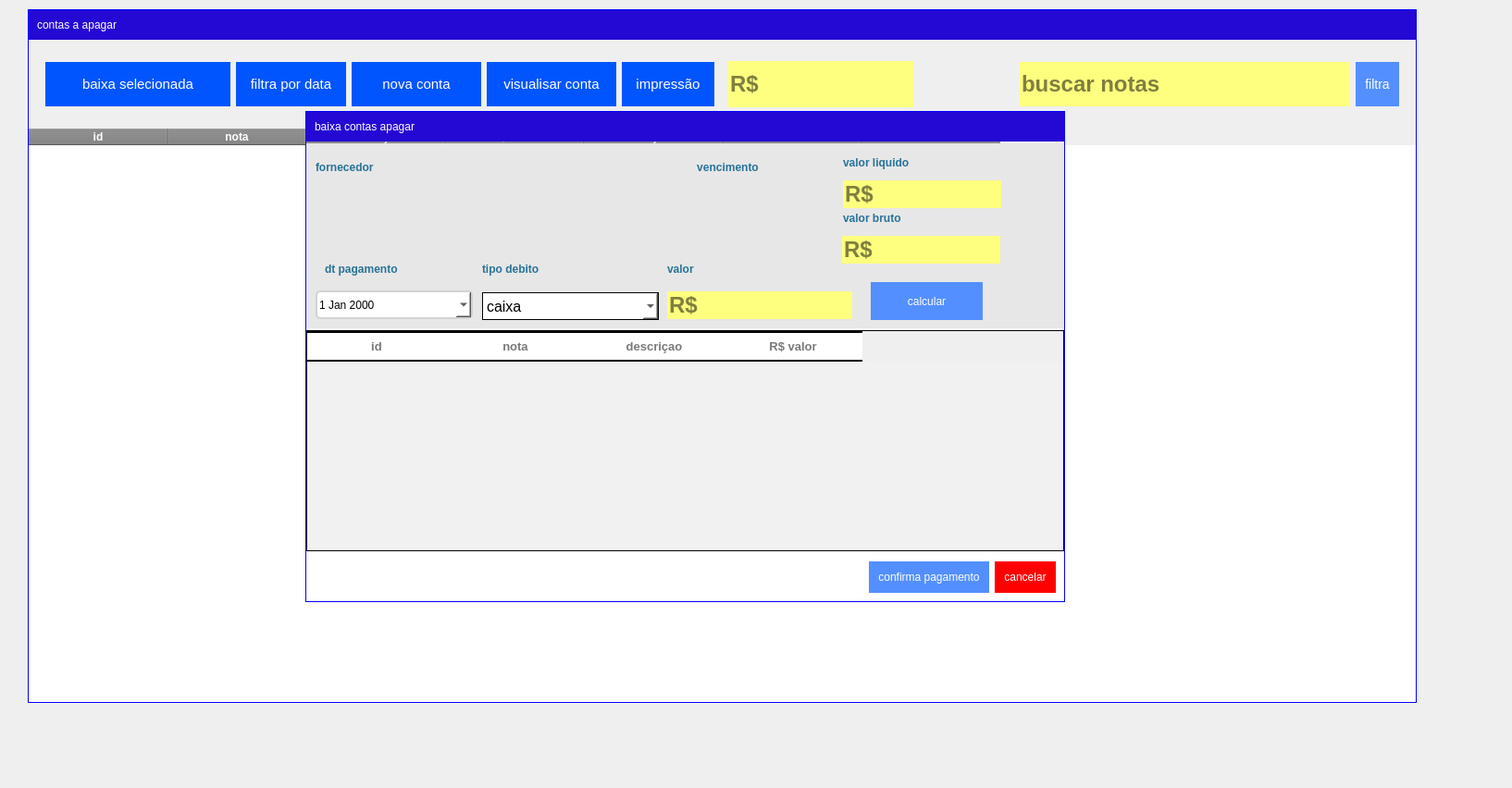
<?xml version="1.0" encoding="UTF-8"?>
<ui version="4.0">
 <class>FormContaApagar</class>
 <widget class="QWidget" name="FormContaApagar">
  <property name="geometry">
   <rect>
    <x>0</x>
    <y>0</y>
    <width>1634</width>
    <height>852</height>
   </rect>
  </property>
  <property name="windowTitle">
   <string>ContasApagar</string>
  </property>
  <property name="styleSheet">
   <string notr="true">QWidget{text-transform: uppercase;

}

QFrame{
border:0px;
}
</string>
  </property>
  <widget class="QWidget" name="widget" native="true">
   <property name="geometry">
    <rect>
     <x>30</x>
     <y>10</y>
     <width>1501</width>
     <height>750</height>
    </rect>
   </property>
   <property name="minimumSize">
    <size>
     <width>1500</width>
     <height>750</height>
    </size>
   </property>
   <property name="maximumSize">
    <size>
     <width>16777215</width>
     <height>700</height>
    </size>
   </property>
   <property name="styleSheet">
    <string notr="true">QWidget#widget{

border:1px solid blue;
}</string>
   </property>
   <layout class="QVBoxLayout" name="verticalLayout">
    <property name="leftMargin">
     <number>1</number>
    </property>
    <property name="topMargin">
     <number>1</number>
    </property>
    <property name="rightMargin">
     <number>1</number>
    </property>
    <property name="bottomMargin">
     <number>1</number>
    </property>
    <item>
     <widget class="QFrame" name="frame">
      <property name="styleSheet">
       <string notr="true">QFrame#frame{
color:red;
border: none;
background-color:#2408D4;}

QLabel{color: white;
background-color:transparent;
font: 75 15pt &quot;MS Shell Dlg 2&quot;;

}</string>
      </property>
      <property name="frameShape">
       <enum>QFrame::StyledPanel</enum>
      </property>
      <property name="frameShadow">
       <enum>QFrame::Raised</enum>
      </property>
      <layout class="QHBoxLayout" name="horizontalLayout_2">
       <item>
        <widget class="QLabel" name="label">
         <property name="styleSheet">
          <string notr="true"/>
         </property>
         <property name="text">
          <string>contas a apagar</string>
         </property>
         <property name="alignment">
          <set>Qt::AlignLeading|Qt::AlignLeft|Qt::AlignVCenter</set>
         </property>
        </widget>
       </item>
      </layout>
     </widget>
    </item>
    <item>
     <widget class="QFrame" name="frame_3">
      <property name="maximumSize">
       <size>
        <width>16777215</width>
        <height>100</height>
       </size>
      </property>
      <property name="styleSheet">
       <string notr="true">QLabel{
font-size: 16px;
font-family: &quot;Arial&quot;;
font-weight: bold;
color: #277298;
border: none;
}
QDateEdit {
	border: 2px solid lightgray;
	border-radius: 5px;
	font: 20pt &quot;MS Shell Dlg 2&quot;;
	background-color: rgb(255, 255, 255);
}
 
QDateEdit::drop-down {
	subcontrol-origin: padding;
	subcontrol-position: top right;
	width: 20px;
 
	border-left-width: 1px;
	border-left-color: darkgray;
	border-left-style: solid;
	border-top-right-radius: 3px;
	border-bottom-right-radius: 3px;
}
 
QDateEdit::down-arrow {
	
	image: url(:/newPrefix/icons/arrow_down.gif);
}
 
QDateEdit::drop-down:hover {
	/* Does this work with QDateEdit??? */
	background-color: qlineargradient(x1: 0, y1: 0, x2: 0, y2: 1, stop: 0 #d8d7d7, stop: 1 #e9e9e9);
}</string>
      </property>
      <property name="frameShape">
       <enum>QFrame::StyledPanel</enum>
      </property>
      <property name="frameShadow">
       <enum>QFrame::Raised</enum>
      </property>
      <layout class="QHBoxLayout" name="horizontalLayout_3">
       <item>
        <widget class="QFrame" name="frame_2">
         <property name="styleSheet">
          <string notr="true">QPushButton{
	text-align:center;
	color:#fff;
	border:0px;
	
	font-size:15px;
	cursor: pointer;
	background-color: rgb(0, 85, 255);
padding:15px 15px;
}
QPushButton:hover{
background-color:#3668ff;
}
</string>
         </property>
         <property name="frameShape">
          <enum>QFrame::StyledPanel</enum>
         </property>
         <property name="frameShadow">
          <enum>QFrame::Raised</enum>
         </property>
         <layout class="QHBoxLayout" name="horizontalLayout">
          <item>
           <widget class="QPushButton" name="bt_baixa">
            <property name="minimumSize">
             <size>
              <width>200</width>
              <height>0</height>
             </size>
            </property>
            <property name="maximumSize">
             <size>
              <width>300</width>
              <height>16777215</height>
             </size>
            </property>
            <property name="focusPolicy">
             <enum>Qt::ClickFocus</enum>
            </property>
            <property name="text">
             <string>baixa selecionada</string>
            </property>
            <property name="shortcut">
             <string>Space</string>
            </property>
           </widget>
          </item>
          <item>
           <widget class="QPushButton" name="bt_ConsultaData">
            <property name="focusPolicy">
             <enum>Qt::ClickFocus</enum>
            </property>
            <property name="text">
             <string>filtra por data</string>
            </property>
           </widget>
          </item>
          <item>
           <widget class="QPushButton" name="bt_novaNota">
            <property name="minimumSize">
             <size>
              <width>140</width>
              <height>0</height>
             </size>
            </property>
            <property name="maximumSize">
             <size>
              <width>120</width>
              <height>16777215</height>
             </size>
            </property>
            <property name="focusPolicy">
             <enum>Qt::ClickFocus</enum>
            </property>
            <property name="text">
             <string>nova conta</string>
            </property>
           </widget>
          </item>
          <item>
           <widget class="QPushButton" name="bt_visuaLisaNota">
            <property name="minimumSize">
             <size>
              <width>140</width>
              <height>0</height>
             </size>
            </property>
            <property name="maximumSize">
             <size>
              <width>190</width>
              <height>16777215</height>
             </size>
            </property>
            <property name="focusPolicy">
             <enum>Qt::ClickFocus</enum>
            </property>
            <property name="text">
             <string>visualisar conta</string>
            </property>
           </widget>
          </item>
          <item>
           <widget class="QPushButton" name="bt_Imprimir">
            <property name="focusPolicy">
             <enum>Qt::ClickFocus</enum>
            </property>
            <property name="text">
             <string>impressão</string>
            </property>
           </widget>
          </item>
         </layout>
        </widget>
       </item>
       <item>
        <widget class="QFrame" name="frame_6">
         <property name="minimumSize">
          <size>
           <width>0</width>
           <height>63</height>
          </size>
         </property>
         <property name="maximumSize">
          <size>
           <width>300</width>
           <height>16777215</height>
          </size>
         </property>
         <property name="styleSheet">
          <string notr="true">QLabel{
font-size: 12px;
font-family: &quot;Arial&quot;;
font-weight: bold;
color: #277298;
border: none;
}
QLineEdit{
background-color: rgb(255, 255, 127);
font-size: 24px;
font-family: &quot;Arial&quot;;
font-weight: bold;
color: rgb(0, 0, 0);
border:none;
border-bottom-left-radius:0px;
border-bottom-right-radius:0px;
border-top-left-radius:0px;
}
QLineEdit:focus{
	background-color: rgb(255, 255, 255);
}
QComboBox{
border:1px solid;
border-bottom-left-radius:0px;
border-bottom-right-radius:0px;
border-top-left-radius:0px;
}</string>
         </property>
         <property name="frameShape">
          <enum>QFrame::StyledPanel</enum>
         </property>
         <property name="frameShadow">
          <enum>QFrame::Raised</enum>
         </property>
         <layout class="QVBoxLayout" name="verticalLayout_4">
          <property name="leftMargin">
           <number>0</number>
          </property>
          <property name="topMargin">
           <number>0</number>
          </property>
          <property name="rightMargin">
           <number>0</number>
          </property>
          <property name="bottomMargin">
           <number>0</number>
          </property>
          <item>
           <widget class="QLineEdit" name="tx_valorTotal">
            <property name="minimumSize">
             <size>
              <width>0</width>
              <height>50</height>
             </size>
            </property>
            <property name="maximumSize">
             <size>
              <width>200</width>
              <height>16777215</height>
             </size>
            </property>
            <property name="focusPolicy">
             <enum>Qt::NoFocus</enum>
            </property>
            <property name="alignment">
             <set>Qt::AlignLeading|Qt::AlignLeft|Qt::AlignVCenter</set>
            </property>
            <property name="placeholderText">
             <string>R$</string>
            </property>
           </widget>
          </item>
         </layout>
        </widget>
       </item>
       <item>
        <widget class="QFrame" name="frame_8">
         <property name="maximumSize">
          <size>
           <width>500</width>
           <height>80</height>
          </size>
         </property>
         <property name="styleSheet">
          <string notr="true">QLabel{
font-size: 12px;
font-family: &quot;Arial&quot;;
font-weight: bold;
color: #277298;
border: none;
}
QLineEdit{
background-color: rgb(255, 255, 127);
font-size: 24px;
font-family: &quot;Arial&quot;;
font-weight: bold;
color: rgb(0, 0, 0);
border:none;
border-bottom-left-radius:0px;
border-bottom-right-radius:0px;
border-top-left-radius:0px;
}
QLineEdit:focus{
	background-color: rgb(255, 255, 255);
}
QComboBox{
border:1px solid;
border-bottom-left-radius:0px;
border-bottom-right-radius:0px;
border-top-left-radius:0px;
}</string>
         </property>
         <property name="frameShape">
          <enum>QFrame::StyledPanel</enum>
         </property>
         <property name="frameShadow">
          <enum>QFrame::Raised</enum>
         </property>
         <layout class="QHBoxLayout" name="horizontalLayout_4">
          <item>
           <widget class="QLineEdit" name="tx_buscaNota">
            <property name="maximumSize">
             <size>
              <width>16777215</width>
              <height>50</height>
             </size>
            </property>
            <property name="placeholderText">
             <string>buscar notas</string>
            </property>
           </widget>
          </item>
          <item>
           <widget class="QPushButton" name="bt_FiltraNota">
            <property name="maximumSize">
             <size>
              <width>120</width>
              <height>50</height>
             </size>
            </property>
            <property name="focusPolicy">
             <enum>Qt::NoFocus</enum>
            </property>
            <property name="styleSheet">
             <string notr="true">QPushButton{
	text-align:center;
	color:#fff;
	border:0px;
	
	font-size:14px;
	cursor: pointer;
	background-color:#538fff;
padding:10px 
}
QPushButton:hover{
background-color:#3668ff;
}</string>
            </property>
            <property name="text">
             <string>filtra</string>
            </property>
           </widget>
          </item>
         </layout>
        </widget>
       </item>
      </layout>
     </widget>
    </item>
    <item>
     <widget class="QTableWidget" name="tab_contApagar">
      <property name="minimumSize">
       <size>
        <width>0</width>
        <height>500</height>
       </size>
      </property>
      <property name="focusPolicy">
       <enum>Qt::WheelFocus</enum>
      </property>
      <property name="contextMenuPolicy">
       <enum>Qt::ActionsContextMenu</enum>
      </property>
      <property name="styleSheet">
       <string notr="true">QTableWidget {
  background-color: white;
	font: 12pt &quot;MS Shell Dlg 2&quot;;
}

QTableWidget QHeaderView::section {
  background-color: gray;
  color: white;
  font-weight: bold;
}

QTableWidget::item {
  border: 0px solid black;
border-bottom:1px solid;

}

QTableWidget::item:selected {
  background-color: blue;
  color: white;
}
</string>
      </property>
      <property name="editTriggers">
       <set>QAbstractItemView::NoEditTriggers</set>
      </property>
      <property name="tabKeyNavigation">
       <bool>false</bool>
      </property>
      <property name="alternatingRowColors">
       <bool>true</bool>
      </property>
      <property name="selectionBehavior">
       <enum>QAbstractItemView::SelectRows</enum>
      </property>
      <property name="showGrid">
       <bool>false</bool>
      </property>
      <property name="gridStyle">
       <enum>Qt::NoPen</enum>
      </property>
      <attribute name="horizontalHeaderDefaultSectionSize">
       <number>150</number>
      </attribute>
      <attribute name="horizontalHeaderHighlightSections">
       <bool>false</bool>
      </attribute>
      <attribute name="horizontalHeaderStretchLastSection">
       <bool>false</bool>
      </attribute>
      <attribute name="verticalHeaderVisible">
       <bool>false</bool>
      </attribute>
      <attribute name="verticalHeaderCascadingSectionResizes">
       <bool>false</bool>
      </attribute>
      <column>
       <property name="text">
        <string>id</string>
       </property>
      </column>
      <column>
       <property name="text">
        <string>nota</string>
       </property>
      </column>
      <column>
       <property name="text">
        <string>descriçao</string>
       </property>
      </column>
      <column>
       <property name="text">
        <string>R$ valor</string>
       </property>
      </column>
      <column>
       <property name="text">
        <string>data lançamento</string>
       </property>
      </column>
      <column>
       <property name="text">
        <string>data vencimento</string>
       </property>
      </column>
      <column>
       <property name="text">
        <string>fornecedor</string>
       </property>
      </column>
     </widget>
    </item>
   </layout>
  </widget>
  <widget class="QFrame" name="FrameDataemisao">
   <property name="geometry">
    <rect>
     <x>500</x>
     <y>380</y>
     <width>481</width>
     <height>150</height>
    </rect>
   </property>
   <property name="minimumSize">
    <size>
     <width>0</width>
     <height>150</height>
    </size>
   </property>
   <property name="maximumSize">
    <size>
     <width>500</width>
     <height>150</height>
    </size>
   </property>
   <property name="styleSheet">
    <string notr="true">QFrame{text-transform: uppercase;
background-color: rgb(207, 207, 207);
border:1px solid blue;
}
QLabel{
font-size: 16px;
font-family: &quot;Arial&quot;;
font-weight: bold;
color: #277298;
border: none;
}
QDateEdit {
	border: 2px solid lightgray;
	border-radius: 5px;
	font: 20pt &quot;MS Shell Dlg 2&quot;;
	background-color: rgb(255, 255, 255);
}
 

QDateEdit::drop-down:hover {
	/* Does this work with QDateEdit??? */
	background-color: qlineargradient(x1: 0, y1: 0, x2: 0, y2: 1, stop: 0 #d8d7d7, stop: 1 #e9e9e9);
}</string>
   </property>
   <property name="frameShape">
    <enum>QFrame::StyledPanel</enum>
   </property>
   <property name="frameShadow">
    <enum>QFrame::Raised</enum>
   </property>
   <layout class="QVBoxLayout" name="verticalLayout_3">
    <property name="spacing">
     <number>5</number>
    </property>
    <property name="leftMargin">
     <number>15</number>
    </property>
    <property name="topMargin">
     <number>15</number>
    </property>
    <property name="rightMargin">
     <number>15</number>
    </property>
    <property name="bottomMargin">
     <number>15</number>
    </property>
    <item>
     <widget class="QLabel" name="label_2">
      <property name="text">
       <string>lançamento entre data</string>
      </property>
      <property name="alignment">
       <set>Qt::AlignCenter</set>
      </property>
     </widget>
    </item>
    <item>
     <widget class="QFrame" name="frame_7">
      <property name="styleSheet">
       <string notr="true">border:none;</string>
      </property>
      <property name="frameShape">
       <enum>QFrame::StyledPanel</enum>
      </property>
      <property name="frameShadow">
       <enum>QFrame::Raised</enum>
      </property>
      <layout class="QHBoxLayout" name="horizontalLayout_5">
       <property name="spacing">
        <number>0</number>
       </property>
       <property name="leftMargin">
        <number>0</number>
       </property>
       <property name="topMargin">
        <number>0</number>
       </property>
       <property name="rightMargin">
        <number>0</number>
       </property>
       <property name="bottomMargin">
        <number>0</number>
       </property>
       <item>
        <widget class="QLabel" name="label_4">
         <property name="text">
          <string>entre:</string>
         </property>
        </widget>
       </item>
       <item>
        <widget class="QDateEdit" name="dt_inicial">
         <property name="focusPolicy">
          <enum>Qt::ClickFocus</enum>
         </property>
         <property name="styleSheet">
          <string notr="true"/>
         </property>
         <property name="calendarPopup">
          <bool>true</bool>
         </property>
        </widget>
       </item>
       <item>
        <widget class="QLabel" name="label_5">
         <property name="text">
          <string>ate:</string>
         </property>
        </widget>
       </item>
       <item>
        <widget class="QDateEdit" name="dt_final">
         <property name="focusPolicy">
          <enum>Qt::ClickFocus</enum>
         </property>
         <property name="styleSheet">
          <string notr="true"/>
         </property>
         <property name="calendarPopup">
          <bool>true</bool>
         </property>
        </widget>
       </item>
      </layout>
     </widget>
    </item>
    <item>
     <widget class="QFrame" name="frame_4">
      <property name="styleSheet">
       <string notr="true">QFrame{
border:none;
}
QPushButton{
	text-align:center;
	color:#fff;
	border:0px;
	
	font: 11pt &quot;MS Shell Dlg 2&quot;;
	cursor: pointer;
	background-color:#538fff;
padding:10px;
}
QPushButton:hover{
background-color:#3668ff;
}</string>
      </property>
      <property name="frameShape">
       <enum>QFrame::StyledPanel</enum>
      </property>
      <property name="frameShadow">
       <enum>QFrame::Raised</enum>
      </property>
      <layout class="QHBoxLayout" name="horizontalLayout_6">
       <item>
        <widget class="QPushButton" name="bt_ConfirmaData">
         <property name="focusPolicy">
          <enum>Qt::ClickFocus</enum>
         </property>
         <property name="styleSheet">
          <string notr="true"/>
         </property>
         <property name="text">
          <string>confirma</string>
         </property>
        </widget>
       </item>
       <item>
        <widget class="QPushButton" name="bt_cancelarData">
         <property name="focusPolicy">
          <enum>Qt::ClickFocus</enum>
         </property>
         <property name="text">
          <string>cancelar</string>
         </property>
        </widget>
       </item>
      </layout>
     </widget>
    </item>
   </layout>
  </widget>
  <widget class="QWidget" name="Wd_Pamento" native="true">
   <property name="geometry">
    <rect>
     <x>330</x>
     <y>120</y>
     <width>821</width>
     <height>531</height>
    </rect>
   </property>
   <property name="styleSheet">
    <string notr="true">QWidget#Wd_Pamento{text-transform: uppercase;

border:1px solid blue;
}

QPushButton{
	text-align:center;
	color:#fff;
	border:0px;
	
	font: 11pt &quot;MS Shell Dlg 2&quot;;
	cursor: pointer;
	background-color:#538fff;
padding:10px;
}
QPushButton:hover{
background-color:#3668ff;
}</string>
   </property>
   <layout class="QVBoxLayout" name="verticalLayout_2">
    <property name="spacing">
     <number>2</number>
    </property>
    <property name="leftMargin">
     <number>1</number>
    </property>
    <property name="topMargin">
     <number>1</number>
    </property>
    <property name="rightMargin">
     <number>1</number>
    </property>
    <property name="bottomMargin">
     <number>1</number>
    </property>
    <item>
     <widget class="QFrame" name="frame_10">
      <property name="styleSheet">
       <string notr="true">QFrame#frame_10{
color:red;
border: none;
background-color:#2408D4;}

QLabel{color: white;
background-color:transparent;
font: 75 15pt &quot;MS Shell Dlg 2&quot;;

}</string>
      </property>
      <property name="frameShape">
       <enum>QFrame::StyledPanel</enum>
      </property>
      <property name="frameShadow">
       <enum>QFrame::Raised</enum>
      </property>
      <layout class="QHBoxLayout" name="horizontalLayout_8">
       <item>
        <widget class="QLabel" name="label_13">
         <property name="styleSheet">
          <string notr="true"/>
         </property>
         <property name="text">
          <string>baixa contas apagar</string>
         </property>
         <property name="alignment">
          <set>Qt::AlignLeading|Qt::AlignLeft|Qt::AlignVCenter</set>
         </property>
        </widget>
       </item>
      </layout>
     </widget>
    </item>
    <item>
     <widget class="QFrame" name="frame_5">
      <property name="minimumSize">
       <size>
        <width>0</width>
        <height>200</height>
       </size>
      </property>
      <property name="styleSheet">
       <string notr="true">QFrame{
background-color: rgb(231, 231, 231);
border:0px solid blue;}


QLabel{
font-size: 12px;
font-family: &quot;Arial&quot;;
font-weight: bold;
color: #277298;
border: none;
}
QLineEdit{
background-color: rgb(255, 255, 127);
font-size: 24px;
font-family: &quot;Arial&quot;;
font-weight: bold;
color: rgb(0, 0, 0);
border:none;
border-bottom-left-radius:0px;
border-bottom-right-radius:0px;
border-top-left-radius:0px;
}
QLineEdit:focus{
	background-color: rgb(255, 255, 255);
}
QComboBox{
border:1px solid;
border-bottom-left-radius:0px;
border-bottom-right-radius:0px;
border-top-left-radius:0px;
}</string>
      </property>
      <property name="frameShape">
       <enum>QFrame::StyledPanel</enum>
      </property>
      <property name="frameShadow">
       <enum>QFrame::Raised</enum>
      </property>
      <widget class="QDateEdit" name="dt_pagamento">
       <property name="geometry">
        <rect>
         <x>10</x>
         <y>159</y>
         <width>170</width>
         <height>31</height>
        </rect>
       </property>
       <property name="minimumSize">
        <size>
         <width>0</width>
         <height>30</height>
        </size>
       </property>
       <property name="focusPolicy">
        <enum>Qt::ClickFocus</enum>
       </property>
       <property name="styleSheet">
        <string notr="true">

QDateEdit {
	border: 2px solid lightgray;
	border-radius: 5px;
	font: 12pt &quot;MS Shell Dlg 2&quot;;
	background-color: rgb(255, 255, 255);
}
 

QDateEdit::drop-down:hover {
	/* Does this work with QDateEdit??? */
	background-color: qlineargradient(x1: 0, y1: 0, x2: 0, y2: 1, stop: 0 #d8d7d7, stop: 1 #e9e9e9);
}</string>
       </property>
       <property name="calendarPopup">
        <bool>true</bool>
       </property>
      </widget>
      <widget class="QComboBox" name="cb_tipodocumento">
       <property name="geometry">
        <rect>
         <x>190</x>
         <y>161</y>
         <width>191</width>
         <height>30</height>
        </rect>
       </property>
       <property name="minimumSize">
        <size>
         <width>0</width>
         <height>30</height>
        </size>
       </property>
       <property name="font">
        <font>
         <pointsize>12</pointsize>
        </font>
       </property>
       <property name="styleSheet">
        <string notr="true">background-color: rgb(255, 255, 255);</string>
       </property>
       <item>
        <property name="text">
         <string>caixa</string>
        </property>
       </item>
       <item>
        <property name="text">
         <string>banco</string>
        </property>
       </item>
      </widget>
      <widget class="QPushButton" name="bt_caculaPAgamento">
       <property name="geometry">
        <rect>
         <x>610</x>
         <y>150</y>
         <width>121</width>
         <height>41</height>
        </rect>
       </property>
       <property name="minimumSize">
        <size>
         <width>0</width>
         <height>41</height>
        </size>
       </property>
       <property name="focusPolicy">
        <enum>Qt::ClickFocus</enum>
       </property>
       <property name="styleSheet">
        <string notr="true"/>
       </property>
       <property name="text">
        <string>calcular</string>
       </property>
      </widget>
      <widget class="QLineEdit" name="tx_valorTotaPAgamento">
       <property name="geometry">
        <rect>
         <x>390</x>
         <y>160</y>
         <width>200</width>
         <height>30</height>
        </rect>
       </property>
       <property name="minimumSize">
        <size>
         <width>0</width>
         <height>30</height>
        </size>
       </property>
       <property name="maximumSize">
        <size>
         <width>200</width>
         <height>16777215</height>
        </size>
       </property>
       <property name="focusPolicy">
        <enum>Qt::StrongFocus</enum>
       </property>
       <property name="styleSheet">
        <string notr="true"/>
       </property>
       <property name="alignment">
        <set>Qt::AlignLeading|Qt::AlignLeft|Qt::AlignVCenter</set>
       </property>
       <property name="placeholderText">
        <string>R$</string>
       </property>
      </widget>
      <widget class="QLineEdit" name="tx_valobrutopagamento">
       <property name="geometry">
        <rect>
         <x>579</x>
         <y>100</y>
         <width>171</width>
         <height>30</height>
        </rect>
       </property>
       <property name="minimumSize">
        <size>
         <width>0</width>
         <height>30</height>
        </size>
       </property>
       <property name="maximumSize">
        <size>
         <width>200</width>
         <height>16777215</height>
        </size>
       </property>
       <property name="focusPolicy">
        <enum>Qt::NoFocus</enum>
       </property>
       <property name="styleSheet">
        <string notr="true"/>
       </property>
       <property name="alignment">
        <set>Qt::AlignLeading|Qt::AlignLeft|Qt::AlignVCenter</set>
       </property>
       <property name="placeholderText">
        <string>R$</string>
       </property>
      </widget>
      <widget class="QLineEdit" name="tx_ValorLquidopagamento">
       <property name="geometry">
        <rect>
         <x>580</x>
         <y>40</y>
         <width>171</width>
         <height>30</height>
        </rect>
       </property>
       <property name="minimumSize">
        <size>
         <width>0</width>
         <height>30</height>
        </size>
       </property>
       <property name="maximumSize">
        <size>
         <width>200</width>
         <height>16777215</height>
        </size>
       </property>
       <property name="focusPolicy">
        <enum>Qt::NoFocus</enum>
       </property>
       <property name="styleSheet">
        <string notr="true"/>
       </property>
       <property name="alignment">
        <set>Qt::AlignLeading|Qt::AlignLeft|Qt::AlignVCenter</set>
       </property>
       <property name="placeholderText">
        <string>R$</string>
       </property>
      </widget>
      <widget class="QLabel" name="label_6">
       <property name="geometry">
        <rect>
         <x>580</x>
         <y>70</y>
         <width>91</width>
         <height>21</height>
        </rect>
       </property>
       <property name="text">
        <string>valor bruto</string>
       </property>
      </widget>
      <widget class="QLabel" name="label_7">
       <property name="geometry">
        <rect>
         <x>580</x>
         <y>10</y>
         <width>91</width>
         <height>21</height>
        </rect>
       </property>
       <property name="text">
        <string>valor liquido</string>
       </property>
      </widget>
      <widget class="QLabel" name="label_8">
       <property name="geometry">
        <rect>
         <x>190</x>
         <y>120</y>
         <width>111</width>
         <height>31</height>
        </rect>
       </property>
       <property name="text">
        <string>tipo debito</string>
       </property>
      </widget>
      <widget class="QLabel" name="label_9">
       <property name="geometry">
        <rect>
         <x>390</x>
         <y>120</y>
         <width>111</width>
         <height>31</height>
        </rect>
       </property>
       <property name="text">
        <string>valor</string>
       </property>
      </widget>
      <widget class="QLabel" name="label_10">
       <property name="geometry">
        <rect>
         <x>20</x>
         <y>120</y>
         <width>111</width>
         <height>31</height>
        </rect>
       </property>
       <property name="text">
        <string>dt pagamento</string>
       </property>
      </widget>
      <widget class="QLabel" name="label_11">
       <property name="geometry">
        <rect>
         <x>10</x>
         <y>10</y>
         <width>111</width>
         <height>31</height>
        </rect>
       </property>
       <property name="text">
        <string>fornecedor</string>
       </property>
      </widget>
      <widget class="QLabel" name="lb_nomeFornecedo">
       <property name="geometry">
        <rect>
         <x>10</x>
         <y>40</y>
         <width>251</width>
         <height>31</height>
        </rect>
       </property>
       <property name="styleSheet">
        <string notr="true">color: rgb(255, 255, 255);
</string>
       </property>
       <property name="text">
        <string/>
       </property>
      </widget>
      <widget class="QLabel" name="lb_vencimento">
       <property name="geometry">
        <rect>
         <x>370</x>
         <y>40</y>
         <width>161</width>
         <height>31</height>
        </rect>
       </property>
       <property name="styleSheet">
        <string notr="true">color: rgb(255, 255, 255);
</string>
       </property>
       <property name="text">
        <string/>
       </property>
      </widget>
      <widget class="QLabel" name="label_12">
       <property name="geometry">
        <rect>
         <x>400</x>
         <y>10</y>
         <width>111</width>
         <height>31</height>
        </rect>
       </property>
       <property name="text">
        <string>vencimento</string>
       </property>
       <property name="alignment">
        <set>Qt::AlignCenter</set>
       </property>
      </widget>
     </widget>
    </item>
    <item>
     <widget class="QTableWidget" name="tab_contApagar_2">
      <property name="minimumSize">
       <size>
        <width>0</width>
        <height>0</height>
       </size>
      </property>
      <property name="focusPolicy">
       <enum>Qt::WheelFocus</enum>
      </property>
      <property name="contextMenuPolicy">
       <enum>Qt::ActionsContextMenu</enum>
      </property>
      <property name="styleSheet">
       <string notr="true">QTableView{
background: #F1F1F1;
color: black;
font-weight: bold;
font-size: 16px;
border:1px solid;
selection-color: rgb(0, 0, 255);
}
QHeaderView:section{
background: #FFF;

font-size: 13px;
font-family: &quot;Arial&quot;;
font-weight: bold;
color: #797979;
border:none;
border-bottom: 2px solid black;
border-top:2px solid black;
padding:5px 0px;
text-transform: uppercase
}</string>
      </property>
      <property name="editTriggers">
       <set>QAbstractItemView::NoEditTriggers</set>
      </property>
      <property name="tabKeyNavigation">
       <bool>false</bool>
      </property>
      <property name="alternatingRowColors">
       <bool>true</bool>
      </property>
      <property name="selectionBehavior">
       <enum>QAbstractItemView::SelectRows</enum>
      </property>
      <attribute name="horizontalHeaderDefaultSectionSize">
       <number>150</number>
      </attribute>
      <attribute name="horizontalHeaderHighlightSections">
       <bool>false</bool>
      </attribute>
      <attribute name="horizontalHeaderStretchLastSection">
       <bool>false</bool>
      </attribute>
      <attribute name="verticalHeaderVisible">
       <bool>false</bool>
      </attribute>
      <attribute name="verticalHeaderCascadingSectionResizes">
       <bool>false</bool>
      </attribute>
      <column>
       <property name="text">
        <string>id</string>
       </property>
      </column>
      <column>
       <property name="text">
        <string>nota</string>
       </property>
      </column>
      <column>
       <property name="text">
        <string>descriçao</string>
       </property>
      </column>
      <column>
       <property name="text">
        <string>R$ valor</string>
       </property>
      </column>
     </widget>
    </item>
    <item>
     <widget class="QFrame" name="frame_9">
      <property name="styleSheet">
       <string notr="true">border:0px solid blue;
	</string>
      </property>
      <property name="frameShape">
       <enum>QFrame::StyledPanel</enum>
      </property>
      <property name="frameShadow">
       <enum>QFrame::Raised</enum>
      </property>
      <layout class="QHBoxLayout" name="horizontalLayout_7">
       <item>
        <spacer name="horizontalSpacer_3">
         <property name="orientation">
          <enum>Qt::Horizontal</enum>
         </property>
         <property name="sizeHint" stdset="0">
          <size>
           <width>40</width>
           <height>20</height>
          </size>
         </property>
        </spacer>
       </item>
       <item>
        <widget class="QPushButton" name="bt_ConFirmaPAgamento">
         <property name="text">
          <string>confirma pagamento</string>
         </property>
        </widget>
       </item>
       <item>
        <widget class="QPushButton" name="bt_CancelarPAgamento">
         <property name="styleSheet">
          <string notr="true">QPushButton{
	text-align:center;
	color:#fff;
	border:0px;
	
	font: 11pt &quot;MS Shell Dlg 2&quot;;
	cursor: pointer;
	background-color: rgb(255, 0, 0);
padding:10px;
}
QPushButton:hover{
background-color:#3668ff;
}</string>
         </property>
         <property name="text">
          <string>cancelar</string>
         </property>
         <property name="shortcut">
          <string>Esc</string>
         </property>
        </widget>
       </item>
      </layout>
     </widget>
    </item>
   </layout>
  </widget>
  <action name="actionmarca_todos">
   <property name="text">
    <string>marca todos</string>
   </property>
  </action>
  <action name="actiondesmarca">
   <property name="text">
    <string>desmarca</string>
   </property>
  </action>
 </widget>
 <tabstops>
  <tabstop>tx_buscaNota</tabstop>
  <tabstop>tab_contApagar</tabstop>
 </tabstops>
 <resources/>
 <connections>
  <connection>
   <sender>bt_cancelarData</sender>
   <signal>clicked(bool)</signal>
   <receiver>FrameDataemisao</receiver>
   <slot>close()</slot>
   <hints>
    <hint type="sourcelabel">
     <x>721</x>
     <y>493</y>
    </hint>
    <hint type="destinationlabel">
     <x>609</x>
     <y>454</y>
    </hint>
   </hints>
  </connection>
  <connection>
   <sender>bt_CancelarPAgamento</sender>
   <signal>clicked(bool)</signal>
   <receiver>Wd_Pamento</receiver>
   <slot>hide()</slot>
   <hints>
    <hint type="sourcelabel">
     <x>1026</x>
     <y>632</y>
    </hint>
    <hint type="destinationlabel">
     <x>680</x>
     <y>380</y>
    </hint>
   </hints>
  </connection>
 </connections>
</ui>
